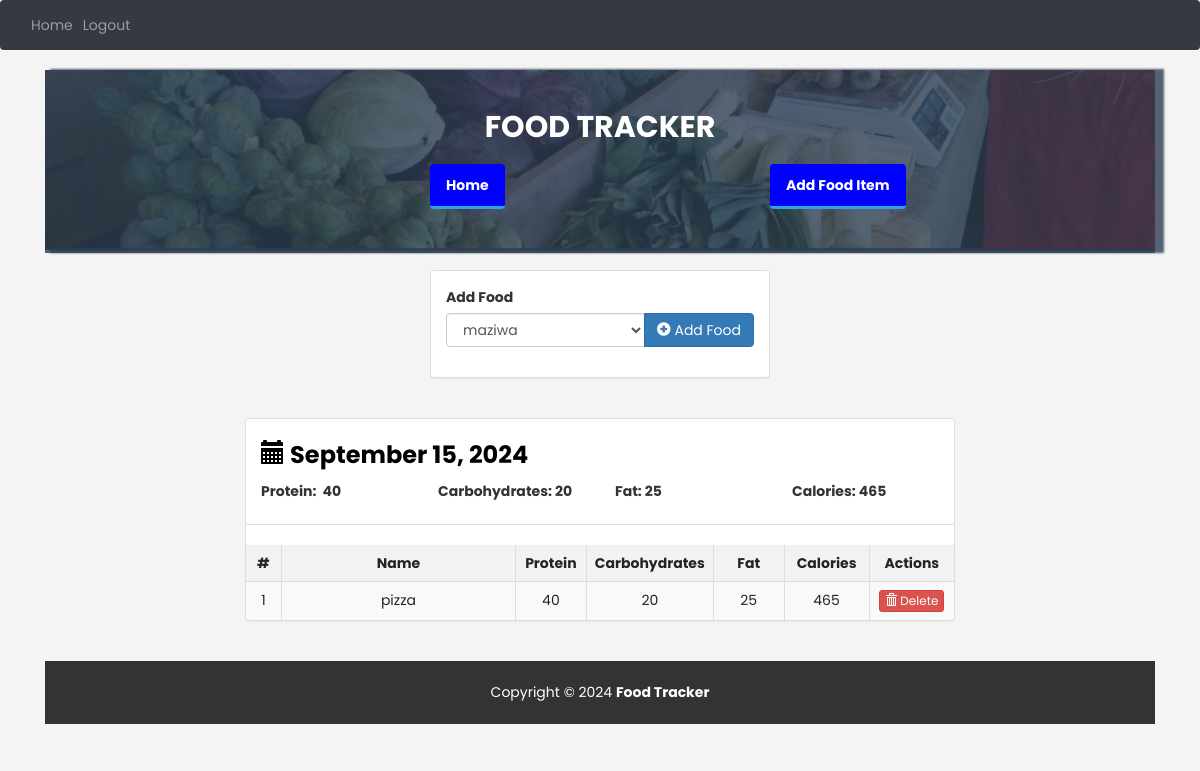
Page /view/8 (signed in) on the committed database.
### website/models.py (models this page shows)
class Log(db.Model):
    id = db.Column(db.Integer, primary_key=True)
    date = db.Column(db.Date, nullable=False)
    user_id = db.Column(db.Integer, db.ForeignKey('user.id'), nullable=False)
    user = db.relationship('User', backref=db.backref('logs', lazy=True))
    foods = db.relationship('Food', secondary=log_food, lazy='dynamic')

class Food(db.Model):
    id = db.Column(db.Integer, primary_key=True)
    name = db.Column(db.String(50), unique=True, nullable=False)
    proteins = db.Column(db.Integer, nullable=False)
    carbs = db.Column(db.Integer, nullable=False)
    fats = db.Column(db.Integer, nullable=False)
    user_id = db.Column(db.Integer, db.ForeignKey('user.id'), nullable=False)
    user = db.relationship('User', backref='foods', lazy=True)
    @property
    def calories(self):
        return self.proteins * 4 + self.carbs * 4 + self.fats * 9

### website/views.py (the view)
@views.route('/view/<int:log_id>')
@login_required
def view(log_id):
    log = Log.query.filter_by(id=log_id, user_id=current_user.id).first_or_404()
    foods = Food.query.filter_by(user_id=current_user.id).all()
    totals = {
        'proteins' : 0,
        'carbs' : 0,
        'fat' : 0,
        'calories' : 0
    }
    for food in log.foods:
        totals['proteins'] += food.proteins
        totals['carbs'] += food.carbs
        totals['fat']  += food.fats
        totals['calories'] += food.calories
    return render_template("view.html", foods=foods, log=log, totals=totals)

### website/__init__.py (called while the page is built)
def create_app():
    app = Flask(__name__)
    app.config['SECRET_KEY'] = 'sjhbkhdf jknjdnjkb'
    app.config['SQLALCHEMY_DATABASE_URI'] = os.environ.get("DATABASE_URL", f'sqlite:///database.db')
    app.config['SQLALCHEMY_TRACK_MODIFICATIONS'] = False
    db.init_app(app)
    from .views import views
    from .auth import auth
    app.register_blueprint(views, url_prefix='/')
    app.register_blueprint(auth, url_prefix='/')
    from .models import User
    create_database(app)
    login_manager = LoginManager()
    login_manager.login_view = 'auth.login'
    login_manager.init_app(app)
    @login_manager.user_loader
    def load_user(id):
        return User.query.get(int(id))
    return app

### website/templates/view.html (shortened to what this page needs)
{% extends "base.html" %}
{% block content %}
<div class="container-fluid" id="wrapper">
    <div class="row" id="homeJumbo">
        <div class="overlay"></div>
        <div class="col-lg-12">
            <h1>
                <a href="#">FOOD TRACKER</a>
            </h1>
            <div class="row t20">
                <div class="col-lg-4 col-lg-offset-4">
                    <ul class="nav nav-pills nav-justified">
                        <li role="presentation" class="active">
                            <a href="{{ url_for('views.home') }}" title="Home">Home</a>
                        </li>
                        <li role="presentation" class="ml-auto active" >
                            <a href="{{ url_for('views.add') }}" title="Add Food Item" class="no-wrap">Add Food Item</a>
                        </li>
                    </ul>
                </div>
            </div>
        </div>
    </div>
    <div class="row t20">
        <div class="col-lg-4 col-lg-offset-4">
            <div class="panel panel-default">
                <div class="panel-body">
                    <form action="{{ url_for('views.add_food_to_log', log_id=log.id) }}" method="POST" role="form">
                        <div class="form-group">
                            <label>Add Food</label>
                            <div class="input-group">
                                <select class="form-control" name="food-select">
                                    {% for food in foods %}
                                    <option value="{{ food.id }}">{{ food.name }}</option>
                                    {% endfor %}
                                </select>
                                <span class="input-group-btn">
                                    <button type="submit" class="btn btn-primary" id="add-btn">
                                        <i class="glyphicon glyphicon-plus-sign"></i> Add Food
                                    </button>
                                </span>
                            </div>
                        </div>
                    </form>
                </div>
            </div>
        </div>
    </div>
    <div class="row t20">
        <div class="col-lg-8 col-lg-offset-2">
            <div class="panel panel-default">
                <div class="panel-body">
                    <h3 class="lean-h text-black">
                        <i class="glyphicon glyphicon-calendar"></i> {{ log.date.strftime('%B %d, %Y') }}
                    </h3>
                    <div class="row">
                        <div class="col-lg-3">
                            <h4 class="lean-h" style="font-size: 14px;">
                                Protein: &nbsp;<strong class="f25" style="font-size: 14px;">{{ totals['proteins'] }}</strong>
                            </h4>
                        </div>
                        <div class="col-lg-3">
                            <h4 class="lean-h" style="font-size: 14px;">
                                Carbohydrates: <strong class="f25" style="font-size: 14px;">{{ totals['carbs'] }}</strong>
                            </h4>
                        </div>
                        <div class="col-lg-3">
                            <h4 class="lean-h" style="font-size: 14px;">
                                Fat: <strong class="f25" style="font-size: 14px;">{{ totals['fat'] }}</strong>
                            </h4>
                        </div>
                        <div class="col-lg-3">
                            <h4 class="lean-h" style="font-size: 14px;">
                                Calories: <strong class="f25" style="font-size: 14px;">{{ totals['calories'] }}</strong>
                            </h4>
                        </div>
                    </div>
                </div>
                <div class="table-responsive">
                    <table class="table table-striped table-hover table-bordered">
                        <thead>
                            <tr>
                                <th style="width: 5%;">#</th>
                                <th>Name</th>
                                <th style="width: 10%;">Protein</th>
                                <th style="width: 16%;">Carbohydrates</th>
                                <th style="width: 10%;">Fat</th>
                                <th style="width: 12%;">Calories</th>
                                <th style="width: 12%;">Actions</th>
                            </tr>
                        </thead>
                        <tbody>
                            {% for food in log.foods %}
                            <tr>
                                <td>{{ loop.index }}</td>
                                <td>{{ food.name }}</td>
                                <td>{{ food.proteins }}</td>
                                <td>{{ food.carbs }}</td>
                                <td>{{ food.fats }}</td>
                                <td>{{ food.calories }}</td>
                                <td>
                                    <a href="{{ url_for('views.remove_food_from_log', log_id=log.id, food_id=food.id)}}" class="btn btn-danger btn-xs">
                                        <i class="glyphicon glyphicon-trash"></i> Delete
                                    </a>
                                </td>
                            </tr>
                            {% endfor %}
                        </tbody>
                    </table>
                </div>
            </div>
        </div>
    </div>
</div>
<footer>
    <div class="row pad">
        <div class="col-lg-12 text-center">
            Copyright &copy; 2024 <strong>Food Tracker</strong>
        </div>
    </div>
</footer>
{% endblock %}

### website/static/css/styles.css (style rules this page uses)
body { background: rgba(0, 0, 0, .4); font-family: 'Ubuntu', sans-serif; margin: 0; }
#homeJumbo { position: relative; min-height: 180px; background: rgba(44, 62, 80, .8); background-image: url('./img/bg.jpg'); background-size: cover; background-repeat: no-repeat; border-bottom: 2px solid rgba(44, 62, 80, .8); box-shadow: 7px 1px 2px 2px rgba(44, 62, 80, .8); }
#homeJumbo > div.overlay { position: absolute; height: 183px; width: 100%; background: rgba(44, 62, 80, .8); }
#homeJumbo h1 { font-size: 30px; color: white; font-family: 'Oswald'; text-align: center; padding-top: 20px; font-weight: bolder; }
#homeJumbo h1 > a { color: white; text-decoration: none; }
.t20 { margin-top: 20px; }
.f25 { font-size: 25px; }
.nav-pills > li.active > a, .nav-pills > li.active > a:hover, .nav-pills > li.active > a:focus { color: white; border-bottom: 3px solid #2fa4e7; font-weight: bolder; background: rgba(0, 0, 0, .4); display: inline-block; padding: 10px 16px; text-align: center; border-radius: 4px; }
.nav-justified > li > a { color: white; font-weight: bolder; }
.nav-pills > li + li { padding-left: 10px; }
.lean-h { margin-top: 5px; margin-bottom: 10px; font-weight: bolder; }
.text-black { color: black !important; }
footer { margin-top: 20px; color: black; margin-bottom: 20px; }
.nav-pills > li > a { background-color: #337ab7; color: white; display: inline-block; padding: 10px 16px; text-align: center; border-radius: 4px; white-space: nowrap; }
.nav-pills > li.active > a, .nav-pills > li.active > a:hover, .nav-pills > li.active > a:focus { background-color: blue; color: white; border-bottom: 3px solid #2fa4e7; display: inline-block; padding: 10px 16px; text-align: center; border-radius: 4px; }
.no-wrap { white-space: nowrap; }
* { margin: 0; padding: 0; box-sizing: border-box; font-family: "Poppins", sans-serif; }
body { font-family: Arial, sans-serif; }
h1 { text-align: center; }
table { width: 100%; border-collapse: collapse; margin: 20px 0; }
table, th, td { border: 1px solid black; }
th, td { padding: 10px; text-align: center; }
th { background-color: #f2f2f2; }

### website/static/css/main.css (style rules this page uses)
* { margin: 0; padding: 0; box-sizing: border-box; }
body { font-family: 'Roboto', sans-serif; background-color: #f4f4f4; color: #333; line-height: 1.6; }
footer { background-color: #333; color: white; padding: 20px; text-align: center; }

### rows in the picture
Log: date "September 15, 2024"
Food: name "pizza", proteins "40", carbs "20", fats "25", calories "465"

### other values in the picture
{{ totals['proteins'] }} "40"
{{ totals['carbs'] }} "20"
{{ totals['fat'] }} "25"
{{ totals['calories'] }} "465"
form field food-select "maziwa"
